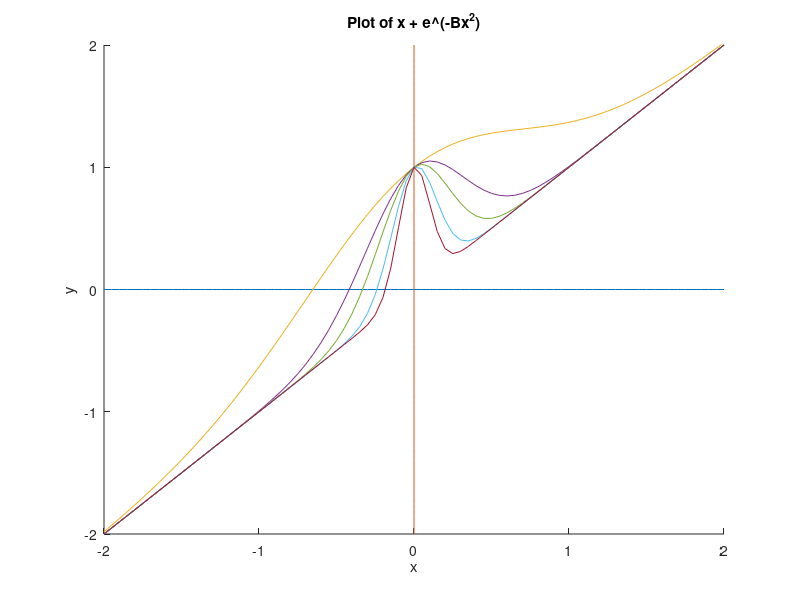

Reproduce this figure in MATLAB.
% Determines a root for a function using Newton's Method.
f = 'x + exp(1).^(-B.*x.^2)';
fprime = '1 - 2*B.*x.*exp(1).^(-B.*x.^2)';

clf
hold on
x = -2 : 0.05 : 2;
y = -2 : 0.05 : 2;
plot(x, zeros(size(x)), zeros(size(y)), y);
axis([-2, 2, -2, 2]);
title('Plot of x + e\^(-Bx^2)');
xlabel('x');
ylabel('y');

beta = [1, 5, 10, 25, 50];
for B = beta
    y = eval(f);
    plot(x, y);
end

maxiter = 20;

x = [-0.7, -0.5, -0.4, -0.3, -0.2];

iters = x;

B = beta;
for k = 1 : maxiter,
	xnew = x - eval(f) ./ eval(fprime);
	iters = [iters; xnew];
	test = abs(xnew - x) ./ (abs(xnew) + eps);
	if max(test) < 10 * eps,
		break;
	end;
	x = xnew;
end

format long
B
iters
format
